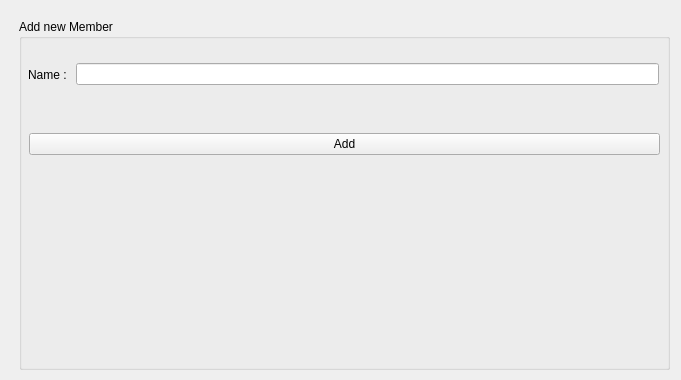
<?xml version="1.0" encoding="UTF-8"?>
<ui version="4.0">
 <class>AddMemberUi</class>
 <widget class="QWidget" name="AddMemberUi">
  <property name="geometry">
   <rect>
    <x>0</x>
    <y>0</y>
    <width>681</width>
    <height>380</height>
   </rect>
  </property>
  <property name="windowTitle">
   <string>Form</string>
  </property>
  <widget class="QGroupBox" name="groupBox">
   <property name="geometry">
    <rect>
     <x>19</x>
     <y>19</y>
     <width>651</width>
     <height>351</height>
    </rect>
   </property>
   <property name="title">
    <string>Add new Member </string>
   </property>
   <widget class="QWidget" name="horizontalLayoutWidget">
    <property name="geometry">
     <rect>
      <x>9</x>
      <y>40</y>
      <width>631</width>
      <height>31</height>
     </rect>
    </property>
    <layout class="QHBoxLayout" name="horizontalLayout">
     <item>
      <widget class="QLabel" name="label">
       <property name="text">
        <string>Name : </string>
       </property>
      </widget>
     </item>
     <item>
      <widget class="QLineEdit" name="Name"/>
     </item>
    </layout>
   </widget>
   <widget class="QWidget" name="horizontalLayoutWidget_2">
    <property name="geometry">
     <rect>
      <x>10</x>
      <y>110</y>
      <width>631</width>
      <height>31</height>
     </rect>
    </property>
    <layout class="QHBoxLayout" name="horizontalLayout_2">
     <item>
      <widget class="QPushButton" name="pushButton">
       <property name="text">
        <string>Add</string>
       </property>
      </widget>
     </item>
    </layout>
   </widget>
  </widget>
 </widget>
 <resources/>
 <connections/>
</ui>
